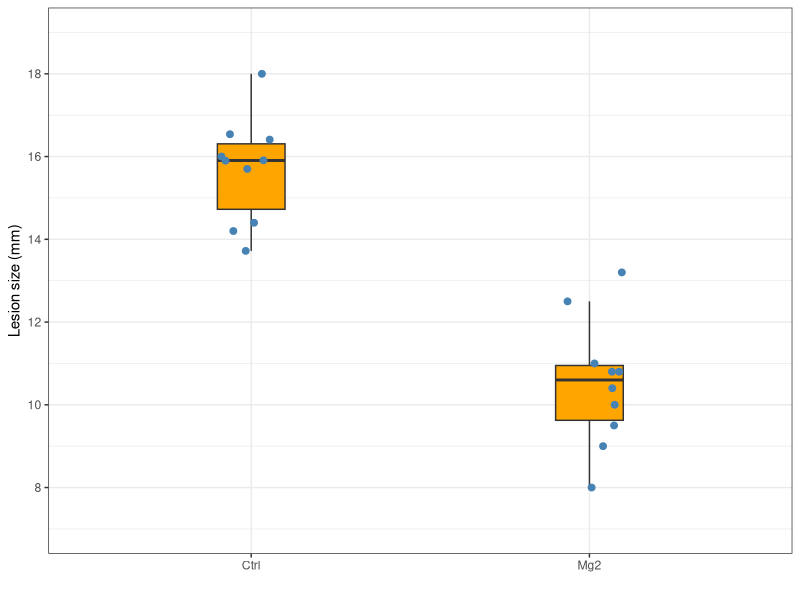
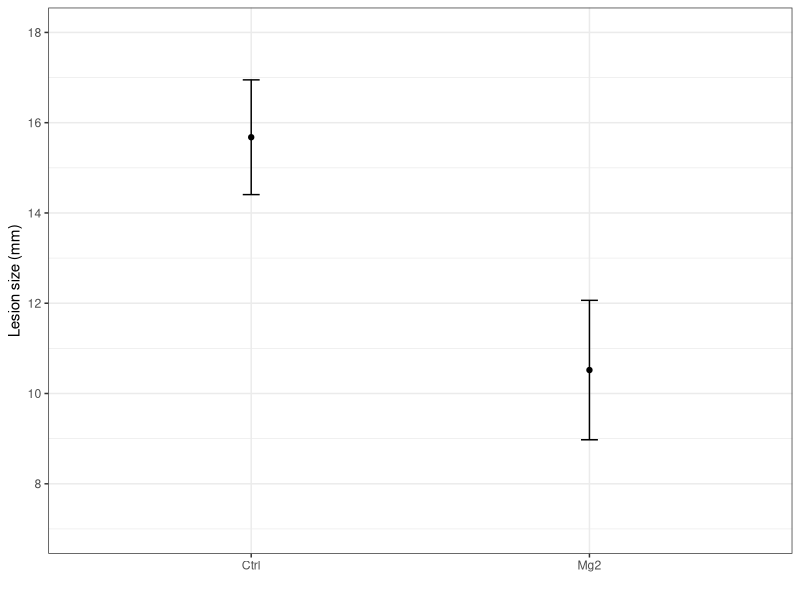
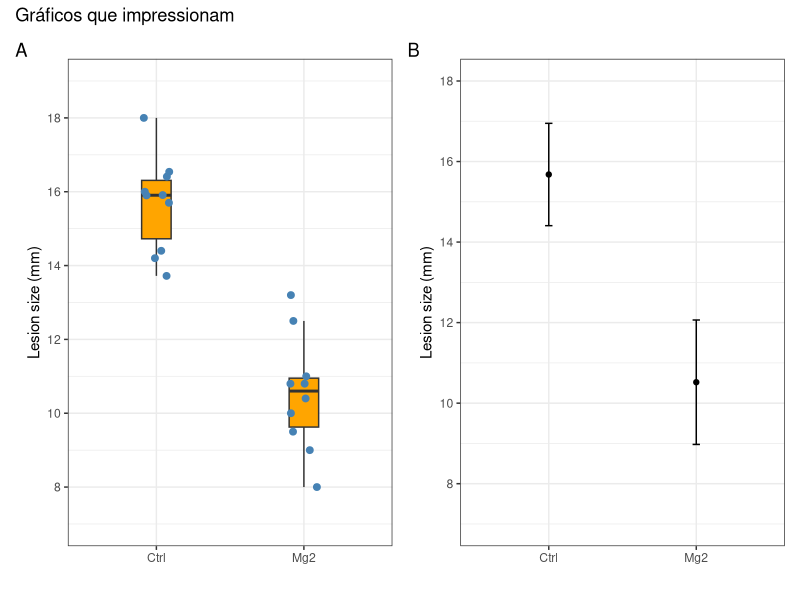
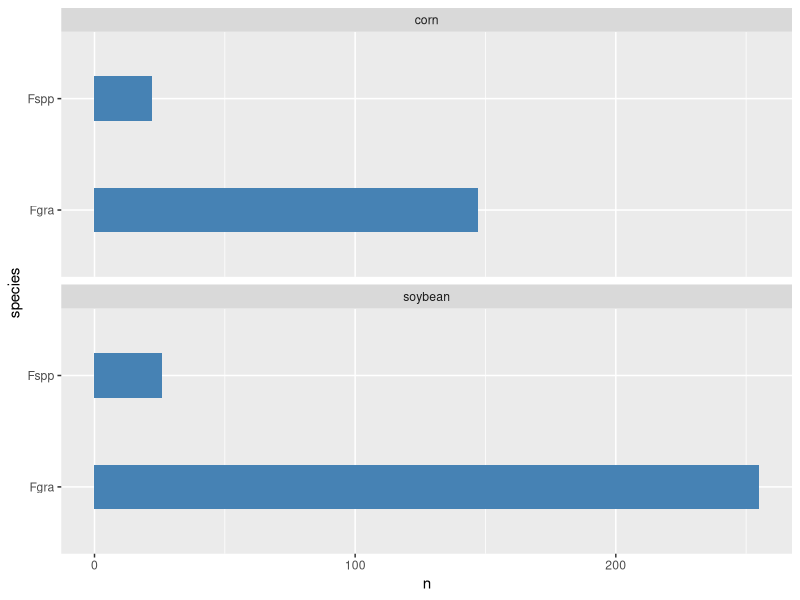
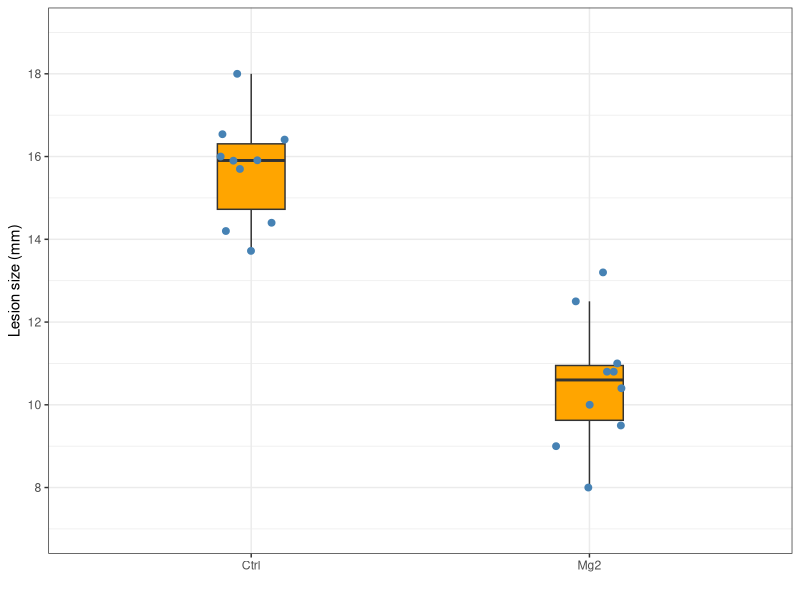
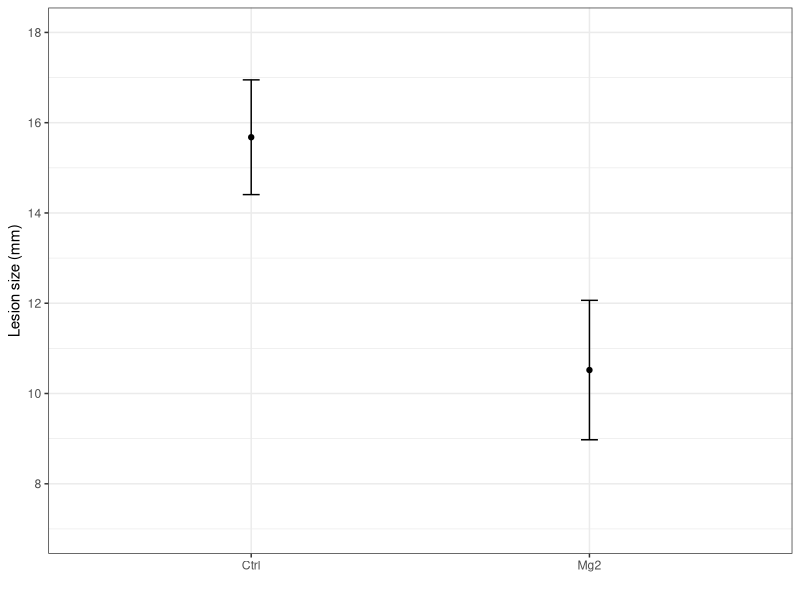
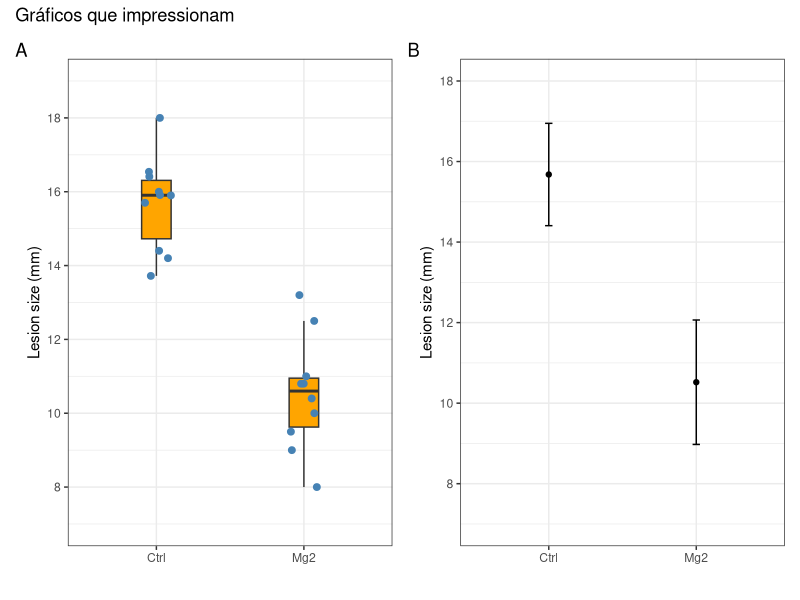
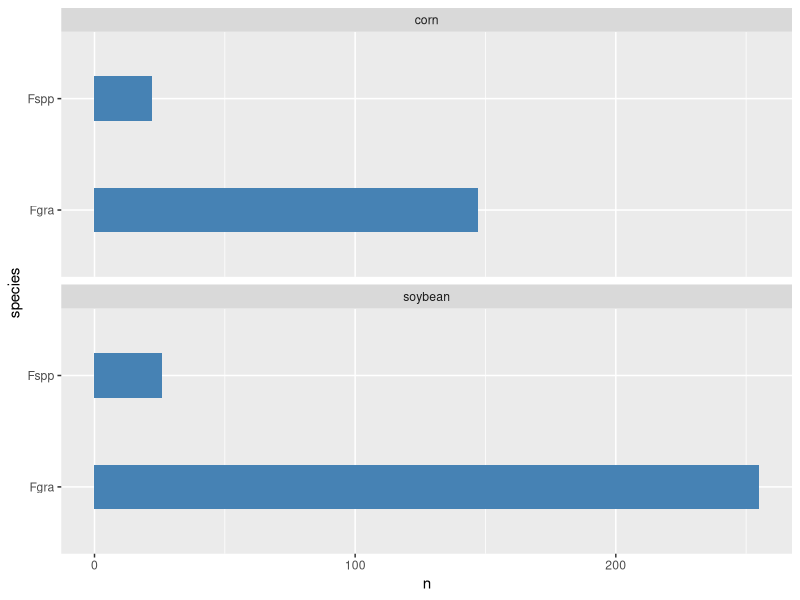

These charts were generated, in order, by the following R code:
## ---- chunk 1
library(tidyverse)
library(readxl)
mg <- read_excel("dados-diversos.xlsx")
## ---- chunk 2
### entra no mg, então 
p_box <- mg |> ggplot(aes(trat, comp))+
      #geom_point()+
      # outlier.color = NA - retirar ponto outline do 
      geom_boxplot(outlier.color = NA,
                   fill = "orange",
                   size  = 0.5,
                   width = 0.2)+
      # para desagregar os pontos
      geom_jitter(width=0.1,
                  height = 0,
                  size = 2,
                  color = "steelblue")+
      # a escala do y, que é continua, defina os limetes de 5 a 20
      scale_y_continuous(limits = c(7,19),
                         n.breaks = 10)+
      #alterar legenda do eixo Y
      labs(y = "Lesion size (mm)")+
      labs(x = "")+
      theme_bw()
#para chamar o objeto criado como p_means
p_box
#para sarvar em uma pasta dentro do projeto com background (bg) branco
ggsave("figs/plot2.png",
       width = 4,
       height = 4,
       bg = "white")
## ---- chunk 3
#preparar o conjunto para fazer gráfico de barras
library(ggthemes)
p_means <- mg |>
  #agrupo por tratamento e sumariza o valor médio do comprimento
  group_by(trat) |>
  #cria a variável comp_mean
  summarise(comp_mean = mean(comp),
            comp_sd = sd(comp)) |>
  ggplot(aes(trat, comp_mean))+
  #geom_col(fill = "orange", width = 0.5)+
  geom_point()+
  scale_y_continuous(limits = c(7,18),
                    n.breaks = 6)+
  #adicionar barra de erro (desvio padrão dos dados originais), estística descritiva
  geom_errorbar(aes(ymin = comp_mean - comp_sd,
                    ymax = comp_mean + comp_sd,
                    width = 0.05))+
  theme_bw() +
  labs(y = "Lesion size (mm)")+
      labs(x = "")
#para chamar o objeto criado como p_means
p_means
ggsave("figs/mean_sd.png", 
       width = 4,
       height = 4,
       bg = "white")
## ---- chunk 4
library(patchwork)

#(p_box | p_means) / p_box

(p_box | p_means) + 
  plot_annotation(tag_levels = 'A',
                  title = 'Gráficos que impressionam')
ggsave("figs/combined.png")

## ---- chunk 5
survey <- read_excel("dados-diversos.xlsx", sheet = "survey")

survey |>
  #filtra onde estado é igual a RS
  filter(state == "RS") |>
  count(species,residue) |>
  ggplot(aes(species,n))+
  geom_col(width = 0.4,
           fill = "steelblue")+
  #para girar o gráfico
  coord_flip()+
  #ncol para configurar em uma coluna
  facet_wrap(~residue, ncol = 1)
  labs (x = "",
        y = "Number of isolates",
        title = "Horizontal bar plot",
        subtitle = "Using ggplot")+
  theme_bw()
ggsave("figs/barplot.png", bg = "white")
